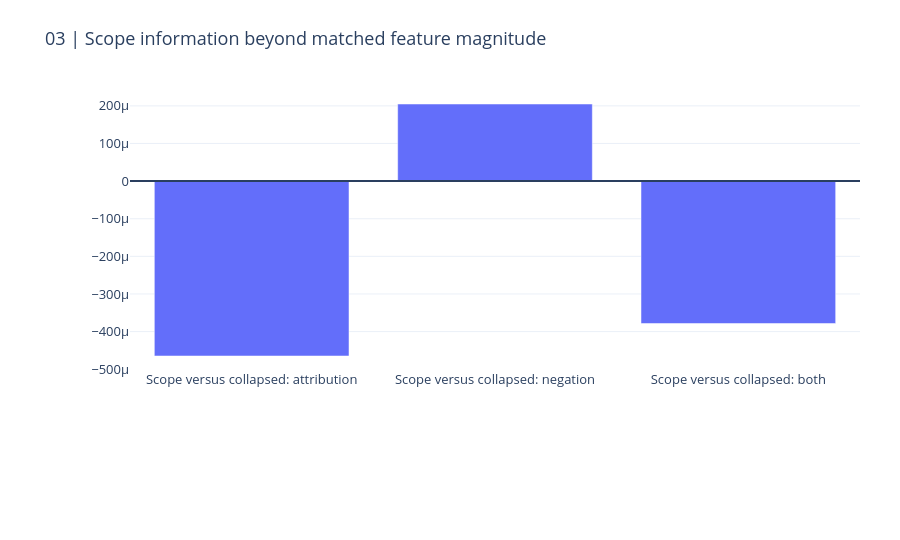
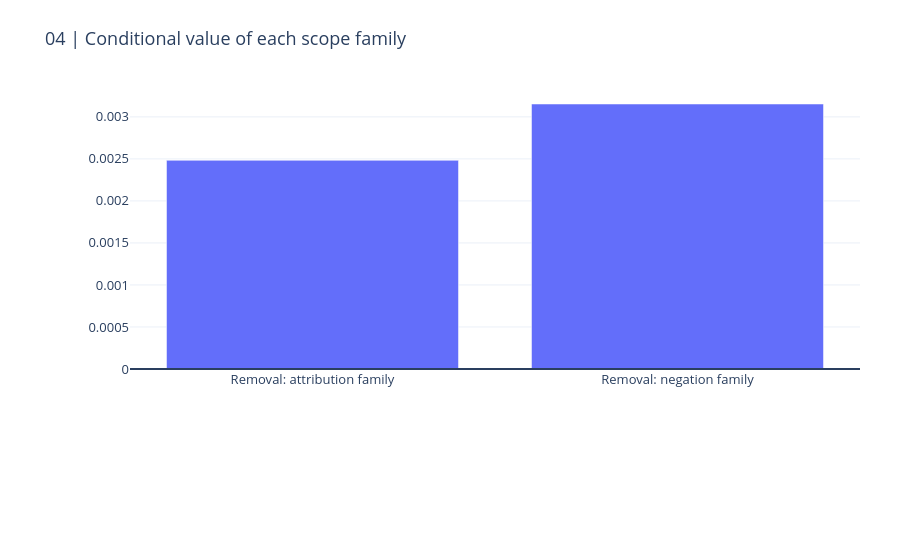

Source (notebook cell) for these figures, in order:
### Markdown cell above
## 4. Scope information versus scaling; family removal

The primary must beat the current anchor AND its matched collapsed control. Removal contrasts measure the conditional contribution of the two feature families. Equal energy is not equal model capacity.

### Code cell
display(pd.DataFrame(result["comparisons"]).query("comparison.str.startswith('Scope versus')", engine="python"))
CHARTS[2].show(renderer="plotly_mimetype")
CHARTS[3].show(renderer="plotly_mimetype")
print("Per-term energy checks:", result["scope_energy_checks"])

### Figure 1 — Plotly figure (JSON) as saved in the notebook; plotly's stock layout.template omitted (floating-point values rounded to 4 significant figures)
{"data": [{"type": "bar", "x": ["Scope versus collapsed: attribution", "Scope versus collapsed: negation", "Scope versus collapsed: both"], "y": [-0.0004648, 0.000205, -0.0003785]}], "layout": {"font": {"size": 13}, "height": 540, "margin": {"b": 170, "l": 130, "r": 40, "t": 90}, "shapes": [{"type": "line", "x0": 0, "x1": 1, "xref": "x domain", "y0": 0, "y1": 0, "yref": "y"}], "title": {"text": "03 | Scope information beyond matched feature magnitude"}, "xaxis": {"automargin": true}, "yaxis": {"automargin": true}}}

### Figure 2 — Plotly figure (JSON) as saved in the notebook; plotly's stock layout.template omitted (floating-point values rounded to 4 significant figures)
{"data": [{"type": "bar", "x": ["Removal: attribution family", "Removal: negation family"], "y": [0.002483, 0.003153]}], "layout": {"font": {"size": 13}, "height": 540, "margin": {"b": 170, "l": 130, "r": 40, "t": 90}, "shapes": [{"type": "line", "x0": 0, "x1": 1, "xref": "x domain", "y0": 0, "y1": 0, "yref": "y"}], "title": {"text": "04 | Conditional value of each scope family"}, "xaxis": {"automargin": true}, "yaxis": {"automargin": true}}}
